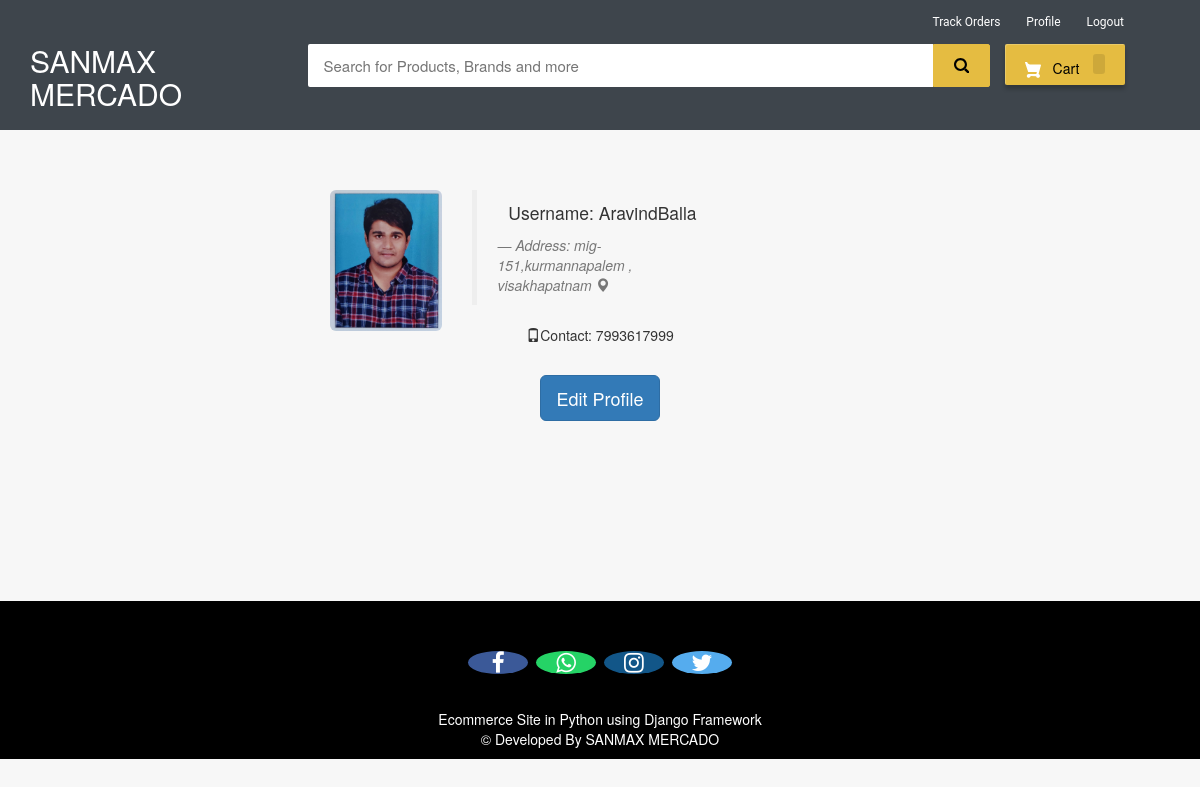
/my-profile (signed in), run on the app's committed database.
### ecom/models.py (models this page shows, shortened)
class Customer(models.Model):
    user=models.OneToOneField(User,on_delete=models.CASCADE)
    profile_pic= models.ImageField(upload_to='profile_pic/CustomerProfilePic/',null=True,blank=True)
    address = models.CharField(max_length=40)
    mobile = models.CharField(max_length=20,null=False)

### ecom/views.py (the view)
# urls.py: path('my-profile', views.my_profile_view,name='my-profile'),
@login_required(login_url='customerlogin')
@user_passes_test(is_customer)
def my_profile_view(request):
    customer=models.Customer.objects.get(user_id=request.user.id)
    return render(request,'ecom/my_profile.html',{'customer':customer})

### ecom/views.py (called while the page is built)
def is_customer(user):
    return user.groups.filter(name='CUSTOMER').exists()

### templates/ecom/my_profile.html (shortened to what this page needs)
{% extends 'ecom/customer_base.html' %}
{% load static %}
{% block content %}
<br><br><br>
<div style="padding-left:300px;" class="container">
        <div class="col-sm-2 col-md-2">
            <img src="{% static customer.profile_pic.url %}"   alt="profile pic" class="img-rounded img-responsive" />
        </div>
        <div class="col-sm-4 col-md-4">
            <blockquote>
                <p>Username: {{request.user}}</p> <small><cite title="Source Title">Address: {{customer.address}}  <i class="glyphicon glyphicon-map-marker"></i></cite></small>
            </blockquote>
            <p><i class="glyphicon glyphicon-phone"></i>Contact: {{customer.mobile}}
            </p>
        </div>
</div>
<br>
<div style="text-align: center;">
  <a href="/edit-profile"><button class="btn btn-primary btn-lg" ><span>Edit Profile </span></button></a>
</div>
<br><br><br><br><br><br>
{% endblock content %}

### templates/ecom/customer_base.html (style rules this page uses)
body { background-color: #f7f7f7; }
p { text-align: center; }

### templates/ecom/my_profile.html (style rules this page uses)
body { background-color:#f7f7f7; }

### data on the page
Customer: profile_pic (picture), address "mig-151,kurmannapalem , visakhapatnam", mobile "7993617999"

### other printed values
{{ request.user }} "AravindBalla"
